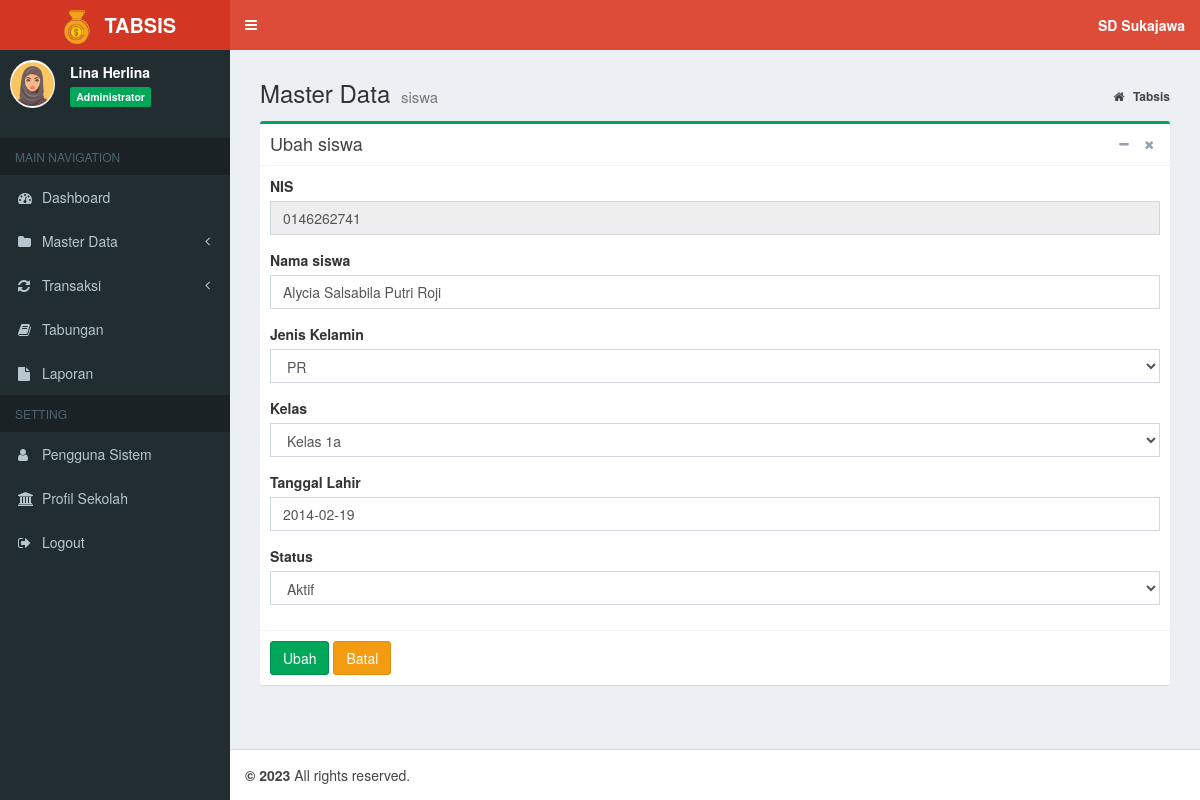
Page /index.php?page=MyApp/edit_siswa&kode=0146262741 (signed in) on the committed database.
### tables this page shows
CREATE TABLE `tb_profil` (
  `id_profil` int(11) NOT NULL,
  `nama_sekolah` varchar(200) NOT NULL,
  `alamat` varchar(400) NOT NULL,
  `akreditasi` char(2) NOT NULL
);

CREATE TABLE `tb_siswa` (
  `nis` char(12) NOT NULL,
  `nama_siswa` varchar(40) NOT NULL,
  `jekel` enum('LK','PR') NOT NULL,
  `id_kelas` int(11) NOT NULL,
  `status` enum('Aktif','Lulus','Pindah') NOT NULL,
  `tgl_lahir` date NOT NULL
);

CREATE TABLE `tb_kelas` (
  `id_kelas` int(11) NOT NULL,
  `kelas` varchar(20) NOT NULL,
  `wl_kelas` varchar(20) NOT NULL
);

### admin/siswa/edit_siswa.php (the view, shortened to what this page needs)
<?php
    if(isset($_GET['kode'])){
        $sql_cek = "SELECT * FROM tb_siswa WHERE nis='".$_GET['kode']."'";
        $query_cek = mysqli_query($koneksi, $sql_cek);
        $data_cek = mysqli_fetch_array($query_cek,MYSQLI_BOTH);
    }
?>
<section class="content-header">
	<h1>
		Master Data
		<small>siswa</small>
	</h1>
	<ol class="breadcrumb">
		<li>
			<a href="index.php">
				<i class="fa fa-home"></i>
				<b>Tabsis</b>
			</a>
		</li>
	</ol>
</section>
<section class="content">
	<div class="row">
		<div class="col-md-12">
			<div class="box box-success">
				<div class="box-header with-border">
					<h3 class="box-title">Ubah siswa</h3>
					<div class="box-tools pull-right">
						<button type="button" class="btn btn-box-tool" data-widget="collapse">
							<i class="fa fa-minus"></i>
						</button>
						<button type="button" class="btn btn-box-tool" data-widget="remove">
							<i class="fa fa-remove"></i>
						</button>
					</div>
				</div>
				<form action="" method="post" enctype="multipart/form-data">
					<div class="box-body">
						<div class="form-group">
							<label>NIS</label>
							<input type='text' class="form-control" name="nis" value="<?php echo $data_cek['nis']; ?>"
							 readonly>
						</div>
						<div class="form-group">
							<label>Nama siswa</label>
							<input class="form-control" name="nama_siswa" value="<?php echo $data_cek['nama_siswa']; ?>"
							/>
						</div>
						<div class="form-group">
							<label>Jenis Kelamin</label>
							<select name="jekel" id="jekel" class="form-control" required>
								<?php
                                if ($data_cek['jekel'] == "PR") echo "<option value='PR' selected>PR</option>";
                                else echo "<option value='PR'>PR</option>";
                            ?>
							</select>
						</div>
						<div class="form-group">
							<label>Kelas</label>
							<select name="id_kelas" id="id_kelas" class="form-control" required>
								<?php
                                    $query = "select * from tb_kelas";
                                    $hasil = mysqli_query($koneksi, $query);
                                    while ($row = mysqli_fetch_array($hasil)) {
                                    ?>
								<option value="<?php echo $row['id_kelas'] ?>" <?=$data_cek[
								 'id_kelas']==$row[ 'id_kelas'] ? "selected" : null ?>>
									<?php echo $row['kelas'] ?>
								</option>
								<?php
                            }
                            ?>
							</select>
						</div>
						<div class="form-group">
							<label>Tanggal Lahir</label>
							<input class="form-control" name="tgl_lahir" value="<?php echo $data_cek['tgl_lahir']; ?>">
						</div>
						<div class="form-group">
							<label>Status</label>
							<select name="status" id="status" class="form-control" required>
								<?php
                                if ($data_cek['status'] == "Aktif") echo "<option value='Aktif' selected>Aktif</option>";
                                else echo "<option value='Aktif'>Aktif</option>";
                            ?>
							</select>
						</div>
					</div>
					<div class="box-footer">
						<input type="submit" name="Ubah" value="Ubah" class="btn btn-success">
						<a href="?page=MyApp/data_siswa" class="btn btn-warning">Batal</a>
					</div>
				</form>
			</div>
</section>

### index.php (shortened to what this page needs)
<?php
    if (isset($_SESSION["ses_username"])==""){
		header("location: login.php");
    }else{
      $data_nama = $_SESSION["ses_nama"];
      $data_level = $_SESSION["ses_level"];
    }
    include "inc/koneksi.php";
	$sql = $koneksi->query("SELECT * from tb_profil");
	while ($data= $sql->fetch_assoc()) {
		$nama=$data['nama_sekolah'];
	}
?>
<!DOCTYPE html>
<html>
<head>
	<link rel="stylesheet" href="bootstrap/css/bootstrap.min.css">
	<link rel="stylesheet" href="https://cdnjs.cloudflare.com/ajax/libs/font-awesome/4.5.0/css/font-awesome.min.css">
	<link rel="stylesheet" href="https://cdnjs.cloudflare.com/ajax/libs/ionicons/2.0.1/css/ionicons.min.css">
	<link rel="stylesheet" href="plugins/datatables/dataTables.bootstrap.css">
	<link rel="stylesheet" href="plugins/select2/select2.min.css">
	<link rel="stylesheet" href="dist/css/AdminLTE.min.css">
	<link rel="stylesheet" href="dist/css/skins/_all-skins.min.css">
</head>
<body class="hold-transition skin-red sidebar-mini">
	<div class="wrapper">
		<header class="main-header">
			<a href="index.php" class="logo">
				<span class="logo-lg">
					<img src="dist/img/logo.png" width="45px">
					<b>TABSIS</b>
				</span>
			</a>
			<nav class="navbar navbar-static-top">
				<a href="#" class="sidebar-toggle" data-toggle="offcanvas" role="button">
				</a>
				<div class="navbar-custom-menu">
					<ul class="nav navbar-nav">
						<li class="dropdown messages-menu">
							<a class="dropdown-toggle" data-toggle="dropdown">
								<span>
									<b>
										<?= $nama; ?>
									</b>
								</span>
							</a>
						</li>
					</ul>
				</div>
			</nav>
		</header>
		<aside class="main-sidebar">
			<section class="sidebar">
				</<b>
				<div class="user-panel">
					<div class="pull-left image">
						<img src="dist/img/avatar.png" class="img-circle" alt="User Image">
					</div>
					<div class="pull-left info">
						<p>
							<?php echo $data_nama; ?>
						</p>
						<span class="label label-success">
							<?php echo $data_level; ?>
						</span>
					</div>
				</div>
				<ul class="sidebar-menu">
					<li class="header">MAIN NAVIGATION</li>
					<?php
          if ($data_level=="Administrator"){
        ?>
					<li class="treeview">
						<a href="?page=admin">
							<i class="fa fa-dashboard"></i>
							<span>Dashboard</span>
						</a>
					</li>
					<li class="treeview">
						<a href="#">
							<i class="fa fa-folder"></i>
							<span>Master Data</span>
							<span class="pull-right-container">
								<i class="fa fa-angle-left pull-right"></i>
							</span>
						</a>
					</li>
					<li class="treeview">
						<a href="#">
							<i class="fa fa-refresh"></i>
							<span>Transaksi</span>
							<span class="pull-right-container">
								<i class="fa fa-angle-left pull-right"></i>
							</span>
						</a>
					</li>
					<li class="treeview">
						<a href="?page=view_tabungan">
							<i class="fa fa-book"></i>
							<span>Tabungan</span>
						</a>
					</li>
					<li class="treeview">
						<a href="?page=laporan">
							<i class="fa fa-file"></i>
							<span>Laporan</span>
						</a>
					</li>
					<li class="header">SETTING</li>
					<li class="treeview">
						<a href="?page=MyApp/data_pengguna">
							<i class="fa fa-user"></i>
							<span>Pengguna Sistem</span>
						</a>
					</li>
					<li class="treeview">
						<a href="?page=MyApp/data_profil">
							<i class="fa fa-bank"></i>
							<span>Profil Sekolah</span>
						</a>
					</li>
					<?php
            }
          ?>
					<li>
						<a href="logout.php" onclick="return confirm('Anda yakin keluar dari aplikasi ?')">
							<i class="fa fa-sign-out"></i>
							<span>Logout</span>
						</a>
					</li>
			</section>
		</aside>
		<div class="content-wrapper">
			<section class="content">
				<?php
      if(isset($_GET['page'])){
          $hal = $_GET['page'];
          switch ($hal) {
              case 'MyApp/edit_siswa':
                  include "admin/siswa/edit_siswa.php";
                  break;
          }
                        }
    ?>
			</section>
		</div>
		<footer class="main-footer">
			<strong> &copy;
				<a href=""></a>2023</strong> All rights reserved.
		</footer>
</body>
</html>

### rows in the picture
tb_profil: nama_sekolah "SD Sukajawa"
tb_siswa: nis "0146262741", nama_siswa "Alycia Salsabila Putri Roji", jekel "PR", id_kelas "Kelas 1a", tgl_lahir "2014-02-19", status "Aktif"

### other values in the picture
$data_nama "Lina Herlina"
$data_level "Administrator"
